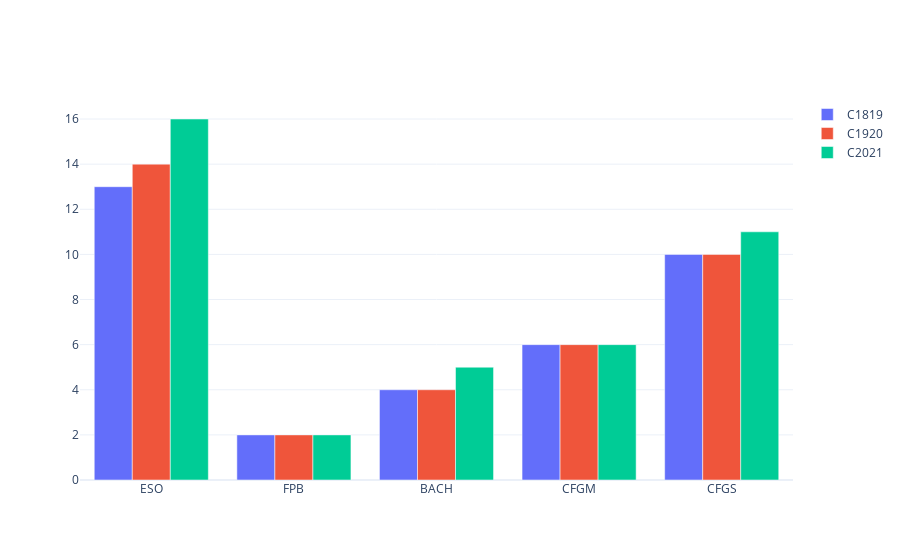

The notebook cell saved with this chart:
### Markdown cell above
## Evolución del número de grupos por etapas

### Code cell
series = {}
for year in years:
    series[year] = []
    for stage in stages:
        series[year].append(df.query(f'etapa == "{stage}" & curso == "{year}" & evaluación == "{labels[-1][1]}"')['etapa'].count())

myplotly.cbar(stages, series, is_percentage=False)

### Figure 1 — Plotly figure (JSON) as saved in the notebook; plotly's stock layout.template omitted (floating-point values rounded to 4 significant figures)
{"data": [{"name": "C1819", "type": "bar", "x": ["ESO", "FPB", "BACH", "CFGM", "CFGS"], "y": [13, 2, 4, 6, 10]}, {"name": "C1920", "type": "bar", "x": ["ESO", "FPB", "BACH", "CFGM", "CFGS"], "y": [14, 2, 4, 6, 10]}, {"name": "C2021", "type": "bar", "x": ["ESO", "FPB", "BACH", "CFGM", "CFGS"], "y": [16, 2, 5, 6, 11]}], "layout": {"barmode": "group"}}
